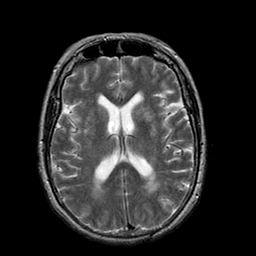
%> input picture images/G01_MR_T2.png, 256 x 256 px, given in place of G01_CT.png, which was not available
$ octave main_3_GV_Image_Fusion_weighted.m   (GNU Octave 9; MATLAB toolbox functions it lacks are replaced by stand-ins)
%> lines starting %> are read from the running program, lines starting %| are printed output that depends on the picture; pictures that were not available may be replaced by others from this repository, and a replacement may not be noted
### functions/fn_cloneStandard.m
function [clone_standard] = fn_cloneStandard(U1, ROI_BW, ROI_U2, pos)
[rU, cU, hU] = size(U1);
[row, col] = size(ROI_BW);
clone_standard = U1;
for r=1:row
    for c=1:col
        for channel=1:hU %RGB
            if ROI_BW(r,c)==1
                clone_standard(pos(1)+r-1, pos(2)+c-1, channel) = ROI_U2(r,c,channel);
            end
        end
    end
end
figure, imshow(uint8(clone_standard)); title('cloning: standard edition');

### functions/fn_fusion_GV_weighted_2.m
function weightedFusionDel = fn_fusion_GV_weighted_2(U1, ROI_BW, ROI_U2, pos)

[rU, cU, hU] = size(U1);
[rROI, cROI] = size(ROI_BW); sizeROI = rROI*cROI*hU;
ROI_U1 = double(U1(pos(1):pos(1)+rROI-1, pos(2):pos(2)+cROI-1, :));
ROI_U2 = double(ROI_U2);

G_ROI_U1 = zeros(size(ROI_U1)); G_ROI_U2 = zeros(size(ROI_U2));
filterForward=[0 -1 1]; filterBackward = [-1 1 0];
for channel = 1:hU
    Gx_ROI_U1(:,:,channel) = conv2(ROI_U1(:,:,channel),filterForward(end:-1:1),'same');
    Gy_ROI_U1(:,:,channel) = conv2(ROI_U1(:,:,channel),filterForward(end:-1:1)','same');
    Gx_ROI_U2(:,:,channel) = conv2(ROI_U2(:,:,channel),filterForward(end:-1:1),'same');
    Gy_ROI_U2(:,:,channel) = conv2(ROI_U2(:,:,channel),filterForward(end:-1:1)','same');
end

%% fusion method
[fx1, maxIterate] = myFunc(Gx_ROI_U1); fy1 = myFunc(Gy_ROI_U1);
fx2 = myFunc(Gx_ROI_U2); fy2 = myFunc(Gy_ROI_U2);
Gx_ROI_U = (fx1.*Gx_ROI_U1 + fx2.*Gx_ROI_U2)./(fx1+fx2);
Gy_ROI_U = (fy1.*Gy_ROI_U1 + fy2.*Gy_ROI_U2)./(fy1+fy2);

Gx_ROI_U(isnan(Gx_ROI_U))=0; Gx_ROI_U = min(Gx_ROI_U , max(Gx_ROI_U1,Gx_ROI_U2));  Gx_ROI_U = max(Gx_ROI_U , min(Gx_ROI_U1,Gx_ROI_U2));
Gy_ROI_U(isnan(Gy_ROI_U))=0; Gy_ROI_U = min(Gy_ROI_U , max(Gy_ROI_U1,Gy_ROI_U2));  Gy_ROI_U = max(Gy_ROI_U , min(Gy_ROI_U1,Gy_ROI_U2));

%% making Laplace from gradients
for channel = 1:hU
    Gxx_ROI_U(:,:,channel) = conv2(Gx_ROI_U(:,:,channel),filterBackward(end:-1:1),'same');
    Gyy_ROI_U(:,:,channel) = conv2(Gy_ROI_U(:,:,channel),filterBackward(end:-1:1)','same');
end
Laplace_ROI_U = Gxx_ROI_U + Gyy_ROI_U;

%% Del iterative Solver
%errMax = fix(rROI*cROI/1000);
mseMax=1e-2;
MSE=mseMax+1;
iteration=1;

%ROI_temp=0.5*(ROI_U1+ROI_U2);
%ROI_temp = max(ROI_U1,ROI_U2);
ROI_temp = (ROI_U1.^4 + ROI_U2.^4) ./ (ROI_U1.^3 + ROI_U2.^3+1) ;
% [4 lines of commented-out code are left out]

disp('iteration:     MSE:     min:     max:');
while ((MSE>mseMax) && (iteration<maxIterate))
    for r=3:rROI-2
        for c=3:cROI-2
            if ROI_BW(r,c)==1

                ROI_temp(r,c,:) = 0.25*(  ROI_temp(r-1,c,:)+ROI_temp(r+1,c,:)+ROI_temp(r,c-1,:)+ROI_temp(r,c+1,:)  - Laplace_ROI_U(r,c,:) );
                %    - 0.25*(  Gx_ROI_U(r,c,:) - Gx_ROI_U(r,c-1,:) + Gy_ROI_U(r,c,:) - Gy_ROI_U(r-1,c,:)  );

                %                ROI_temp(r,c,:) = .25*( ROI_temp(r-2,c-2,:)+ROI_temp(r-2,c+2,:)+ROI_temp(r+2,c-2,:)+ROI_temp(r+2,c+2,:) )...
                %                    + 0.25*( Gx_ROI_U(r-2,c-1,:)+Gx_ROI_U(r+2,c-1,:)-Gx_ROI_U(r-2,c+1,:)-Gx_ROI_U(r+2,c+1,:)+2*Gx_ROI_U(r,c-1,:)-2*Gx_ROI_U(r,c+1,:) )...
                %                    + 0.25*( Gy_ROI_U(r-1,c-2,:)+Gy_ROI_U(r-1,c+2,:)-Gy_ROI_U(r+1,c-2,:)-Gy_ROI_U(r+1,c+2,:)+2*Gy_ROI_U(r-1,c,:)-2*Gy_ROI_U(r+1,c,:) );

            end
        end
    end

    %for channel = 1:hU
    %    maxx=max(max(ROI_temp(:,:,channel))); minn=min(min(ROI_temp(:,:,channel)));     ROI_temp(:,:,channel) = (255*(ROI_temp(:,:,channel)-minn))/(maxx-minn);
    %end
    ROI_temp(ROI_temp>255)=255; ROI_temp(ROI_temp<0)=0;

    MSE = sum(sum(sum(ROI_temp - ROI_U1).^2))/sizeROI;
    disp([num2str(iteration), ':  ', num2str(MSE), '  ', num2str(min(min(min(ROI_temp)))), '  ', num2str(max(max(max(ROI_temp))))   ]);

    ROI_U1 = ROI_temp;


    iteration = iteration+1;
    if (log2(iteration)==fix(log2(iteration)))
        figure, imshow(uint8(ROI_U1),[]);title(['iteration: ',num2str(iteration)]);
        %imwrite( uint8(ROI_U1), strcat(cd,'/functions/it',num2str(iteration),'.png'));
    end
end
%ROI_U1 = uint8(ROI_U1);
figure, imshow(uint8(ROI_U1));
%% importing to the image
weightedFusionDel = U1;
for r=1:rROI
    for c=1:cROI
        for channel=1:hU %RGB
            if ROI_BW(r,c)==1
                weightedFusionDel(pos(1)+r-1, pos(2)+c-1, channel) = ROI_U1(r,c,channel);
            end
        end
    end
end
figure, imshow(uint8(weightedFusionDel)); title('weighted Fusion: Del edition');


end

function [f, maxIterate] = myFunc(G)
%f = nthroot(G,3); maxIterate=1025;
%f = log(abs(G)); if (f<0) f=(-1)./f; end; f=sign(G).*f; maxIterate=1025;
f=exp(abs(G)).*sign(G); maxIterate=33;
%f=1; maxIterate=1025;
%f=G.^(5); maxIterate=129;
%f=G./100; maxIterate=1025;
end

### main_3_GV_Image_Fusion_weighted.m
clc
clear
close all
addpath(strcat(pwd,'/functions'));
%%
sourceImages = {'G01' 'CT' 'MR_T2' ; 'G02' 'CT' 'MR_T2' ; 'G03' 'MR_T1' 'MR_T2' ; 'G04' 'MR_T1' 'MR_T2' ; ...
    'G05' 'CT' 'MR' ; 'G06' 'CT' 'MR' ; 'G07' 'CT' 'MR' ; 'G08' 'CT' 'MR' ; ...
    'G09' 'CT' 'MR_T2' ; 'G10' 'MR_PD' 'MR_T2' ; 'G11' 'CT' 'MR_GAD' ; 'G12' 'CT' 'MR_T1'}
%%
for sourceNumber=1:length(sourceImages)

        sourceImage = char(sourceImages(sourceNumber,1));
        modal1 = char(sourceImages(sourceNumber,2));
        modal2 = char(sourceImages(sourceNumber,3));

        U1 = imread(strcat(sourceImage,'_',modal1,'.png'));
%> U1 is the input picture: size 256x256x3 uint8; min 0, max 255, mean 42.1
        U2 = imread(strcat(sourceImage,'_',modal2,'.png'));
        if (size(U1,3)>1), U1 = rgb2gray(U1);   end
        if (size(U2,3)>1), U2 = rgb2gray(U2);   end
        U1=double(U1); U2=double(U2);

    clc
    disp(['Del_Image_Fusion_weighted: ', sourceImage]);
    %%
    close all;
    imshow(uint8(U1)); figure, imshow(uint8(U2));
    pos=0;
    if (pos==[0])
        pos=[1,1];
        [rU, cU, hU]=size(U1);
%> rU = 256; cU = 256; hU = 1
        ROI_BW=ones(rU,cU);% ROI_BW(2:end-1, 2:end-1)=1;
        ROI_U2= U2; %(2:end-1, 2:end-1,:);
    else
        [ROI_BW, ROI_U2] = fn_ROI(U2);   % find the Region Of Interest from U2
    end
    clone_Standard = fn_cloneStandard(U1, ROI_BW, ROI_U2, pos);   % cloning image by standard method
    %clone_Del = fn_clonePerez(U1, ROI_BW, ROI_U2, pos);   % cloning image by Perez method
    U_fused = uint8(fn_fusion_GV_weighted_2(U1, ROI_BW, ROI_U2, pos));   % cloning image by Perez method
%> after the loop in fn_fusion_GV_weighted_2, `for channel = 1:hU`:
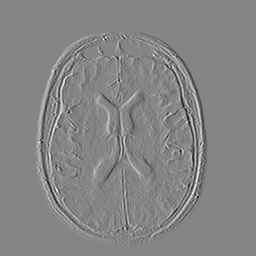
%> Gx_ROI_U1: size 256x256 double; min -148, max 135, mean 0; drawn with min black and max white
%> after the loop in fn_fusion_GV_weighted_2, `for channel = 1:hU`:
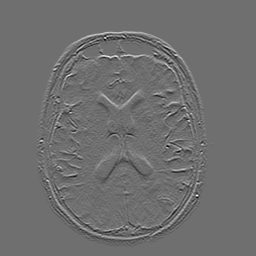
%> Gy_ROI_U1: size 256x256 double; min -123, max 159, mean 0; drawn with min black and max white
%> in fn_fusion_GV_weighted_2, `[fx1, maxIterate] = myFunc(Gx_ROI_U1)`: maxIterate = 33
%> in fn_fusion_GV_weighted_2, `Gx_ROI_U = (fx1.*Gx_ROI_U1 + fx2.*Gx_ROI_U2)./(fx1+fx2);`:
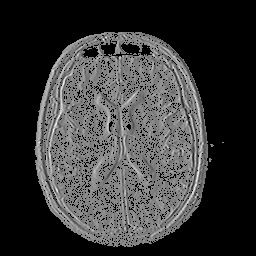
%> Gx_ROI_U: size 256x256 double; 58.67% of the values are NaN or infinite; the others: min -148, max 135, mean 3.15e-18; drawn with min black, max white, NaN and infinite black
%> in fn_fusion_GV_weighted_2, `Gy_ROI_U = (fy1.*Gy_ROI_U1 + fy2.*Gy_ROI_U2)./(fy1+fy2);`:
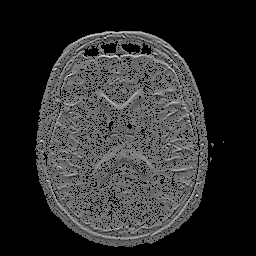
%> Gy_ROI_U: size 256x256 double; 59.41% of the values are NaN or infinite; the others: min -123, max 159, mean 0; drawn with min black, max white, NaN and infinite black
%> after the loop in fn_fusion_GV_weighted_2, `for channel = 1:hU`:
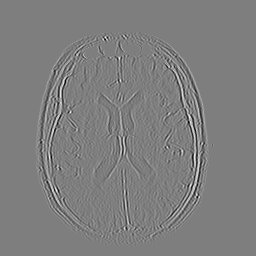
%> Gxx_ROI_U: size 256x256 double; min -152, max 154, mean 0; drawn with min black and max white
%> after the loop in fn_fusion_GV_weighted_2, `for channel = 1:hU`:
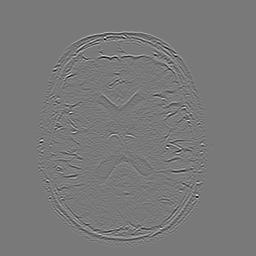
%> Gyy_ROI_U: size 256x256 double; min -174, max 191, mean 0; drawn with min black and max white
%> in fn_fusion_GV_weighted_2, `Laplace_ROI_U = Gxx_ROI_U + Gyy_ROI_U;`:
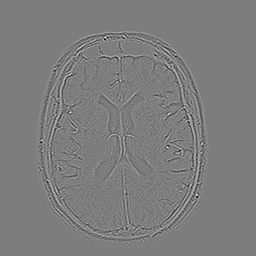
%> Laplace_ROI_U: size 256x256 double; min -314, max 323, mean 0; drawn with min black and max white
%> the loop in fn_fusion_GV_weighted_2, `while ((MSE>mseMax) && (iteration<maxIterate))` made 1 pass
%> (MSE, iteration) on pass 1: (9.61e-05, 2)
%| 1:  9.6136e-05  0  255
%> (the run ends here)
